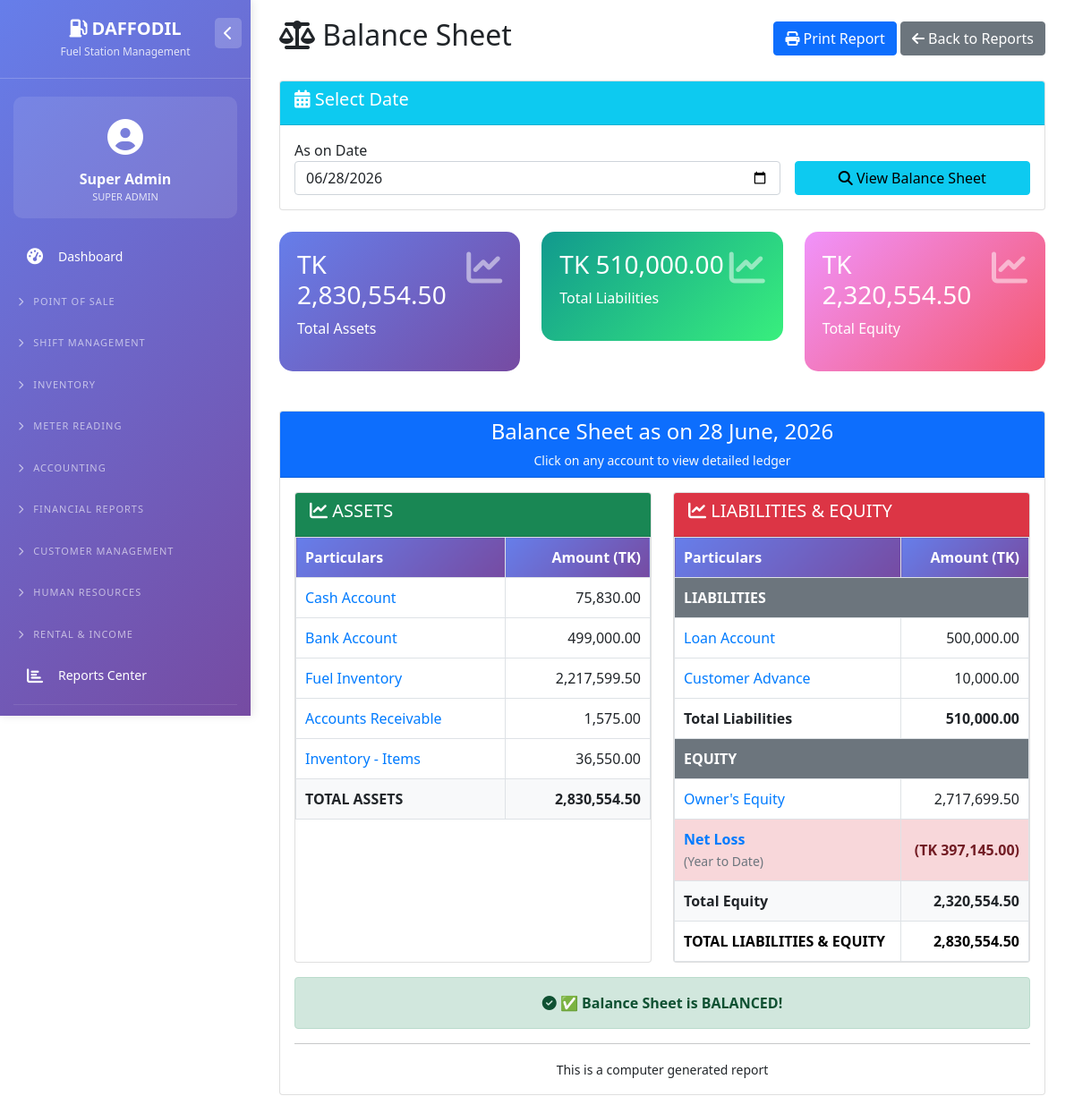
The page /balance_sheet.php (signed in) on the database its author committed.
### tables this page shows
CREATE TABLE `users` (
  `id` int(11) NOT NULL,
  `username` varchar(50) NOT NULL,
  `password` varchar(255) NOT NULL,
  `full_name` varchar(100) NOT NULL,
  `email` varchar(100) DEFAULT NULL,
  `phone` varchar(20) DEFAULT NULL,
  `role` enum('super_admin','owner','accountant','station_manager','cashier','nozzle_operator','hr_officer','store_keeper','auditor') NOT NULL DEFAULT 'cashier',
  `is_active` tinyint(1) DEFAULT 1,
  `created_at` timestamp NOT NULL DEFAULT current_timestamp()
);

CREATE TABLE `chart_of_accounts` (
  `id` int(11) NOT NULL,
  `account_code` varchar(20) NOT NULL,
  `account_name` varchar(100) NOT NULL,
  `account_type` enum('asset','liability','equity','income','expense') NOT NULL,
  `parent_id` int(11) DEFAULT NULL,
  `opening_balance` decimal(15,2) DEFAULT 0.00,
  `balance_type` enum('debit','credit') DEFAULT 'debit',
  `is_active` tinyint(1) DEFAULT 1
);

### balance_sheet.php (the view, shortened to what the rows shown need)
<?php
require_once 'config/database.php';
$as_on = $_GET['as_on'] ?? date('Y-m-d');
$incomes = $pdo->query("SELECT * FROM chart_of_accounts WHERE account_type = 'income' AND is_active = 1")->fetchAll();
$expenses = $pdo->query("SELECT * FROM chart_of_accounts WHERE account_type = 'expense' AND is_active = 1")->fetchAll();
$accounts = $pdo->query("SELECT * FROM chart_of_accounts WHERE is_active = 1 ORDER BY account_type, account_code")->fetchAll();
$balances = [];
foreach($accounts as $acc) {
    $stmt = $pdo->prepare("
        SELECT COALESCE(SUM(vi.debit_amount), 0) as total_debit,
               COALESCE(SUM(vi.credit_amount), 0) as total_credit
        FROM voucher_items vi
        JOIN vouchers v ON vi.voucher_id = v.id
        WHERE vi.account_id = ? AND v.date <= ? AND v.status = 'approved'
    ");
    $stmt->execute([$acc['id'], $as_on]);
    $row = $stmt->fetch();
    $total_debit = $row['total_debit'];
    $total_credit = $row['total_credit'];
    $opening = floatval($acc['opening_balance']);
    if($acc['balance_type'] == 'debit') {
        $balance = $opening + ($total_debit - $total_credit);
    } else {
        $balance = $opening + ($total_credit - $total_debit);
    }
    $balances[$acc['id']] = [
        'id' => $acc['id'],
        'name' => $acc['account_name'],
        'type' => $acc['account_type'],
        'code' => $acc['account_code'],
        'balance_type' => $acc['balance_type'],
        'balance' => $balance,
        'opening' => $opening
    ];
}
$assets = array_filter($balances, fn($b) => $b['type'] == 'asset' && abs($b['balance']) > 0.01);
$liabilities = array_filter($balances, fn($b) => $b['type'] == 'liability' && abs($b['balance']) > 0.01);
$equity = array_filter($balances, fn($b) => $b['type'] == 'equity' && abs($b['balance']) > 0.01);
$settings = $pdo->query("SELECT setting_key, setting_value FROM system_settings")->fetchAll(PDO::FETCH_KEY_PAIR);
$currency = $settings['currency_symbol'] ?? 'BDT';
?>
<!DOCTYPE html>
<html lang="en">
<head>
    <link href="https://cdn.jsdelivr.net/npm/bootstrap@5.1.3/dist/css/bootstrap.min.css" rel="stylesheet">
    <link rel="stylesheet" href="https://cdnjs.cloudflare.com/ajax/libs/font-awesome/6.4.0/css/all.min.css">
</head>
<body>
    <?php include 'left_menu.php'; ?>
    <div class="main-content">
        <div class="container-fluid">
            <div class="d-flex justify-content-between align-items-center mb-4 flex-wrap no-print">
                <h2><i class="fas fa-balance-scale"></i> Balance Sheet</h2>
            </div>
            <div class="card">
                <div class="card-body">
                    <div class="row">
                        <div class="col-md-6">
                            <div class="card h-100">
                                <div class="card-body p-0">
                                    <table class="balance-table">
                                        <thead>
                                            <tr><th>Particulars</th><th class="text-end">Amount (<?php echo $currency; ?>)</th></tr>
                                        </thead>
                                        <tbody>
                                            <?php if(empty($assets)): ?>
                                                <tr><td colspan="2" class="text-center text-muted">No asset accounts found</td></tr>
                                            <?php else: ?>
                                                <?php foreach($assets as $a): ?>
                                                <tr class="clickable-row"
                                                    onclick="window.open('general_ledger.php?account_id=<?php echo $a['id']; ?>&from_date=<?php echo date('Y-01-01'); ?>&to_date=<?php echo $as_on; ?>', '_blank')"
                                                    title="Click to view ledger for <?php echo $a['name']; ?>">
                                                    <td><?php echo htmlspecialchars($a['name']); ?></td>
                                                    <td class="text-end"><?php echo number_format($a['balance'], 2); ?></td>
                                                </tr>
                                                <?php endforeach; ?>
                                            <?php endif; ?>
                                        </tbody>
                                    </table>
                                </div>
                            </div>
                        </div>
                        <div class="col-md-6">
                            <div class="card h-100">
                                <div class="card-body p-0">
                                    <table class="balance-table">
                                        <thead>
                                            <tr><th>Particulars</th><th class="text-end">Amount (<?php echo $currency; ?>)</th></tr>
                                        </thead>
                                        <tbody>
                                            <?php if(empty($liabilities)): ?>
                                                <tr><td colspan="2" class="text-center text-muted">No liability accounts found</td></tr>
                                            <?php else: ?>
                                                <?php foreach($liabilities as $l): ?>
                                                <tr class="clickable-row"
                                                    onclick="window.open('general_ledger.php?account_id=<?php echo $l['id']; ?>&from_date=<?php echo date('Y-01-01'); ?>&to_date=<?php echo $as_on; ?>', '_blank')"
                                                    title="Click to view ledger for <?php echo $l['name']; ?>">
                                                    <td><?php echo htmlspecialchars($l['name']); ?></td>
                                                    <td class="text-end"><?php echo number_format($l['balance'], 2); ?></td>
                                                </tr>
                                                <?php endforeach; ?>
                                            <?php endif; ?>
                                            <?php foreach($equity as $e): ?>
                                            <tr class="clickable-row"
                                                onclick="window.open('general_ledger.php?account_id=<?php echo $e['id']; ?>&from_date=<?php echo date('Y-01-01'); ?>&to_date=<?php echo $as_on; ?>', '_blank')"
                                                title="Click to view ledger for <?php echo $e['name']; ?>">
                                                <td><?php echo htmlspecialchars($e['name']); ?></td>
                                                <td class="text-end"><?php echo number_format($e['balance'], 2); ?></td>
                                            </tr>
                                            <?php endforeach; ?>
                                        </tbody>
                                    </table>
                                </div>
                            </div>
                        </div>
                    </div>
                </div>
            </div>
        </div>
    </div>
</body>
</html>

### left_menu.php (shortened to what the rows shown need)
<?php
$user = getCurrentUser();
?>
<link rel="stylesheet" href="https://cdnjs.cloudflare.com/ajax/libs/font-awesome/6.4.0/css/all.min.css">
<div class="sidebar" id="sidebar">
    <div class="user-info">
        <div class="user-icon"><i class="fas fa-user-circle"></i></div>
        <div class="user-name"><?php echo $user['full_name'] ?? 'Admin'; ?></div>
        <div class="user-role"><?php echo ucfirst(str_replace('_', ' ', $user['role'] ?? 'super_admin')); ?></div>
    </div>
</div>

### rows shown on the page
users: full_name "Super Admin", role "SUPER ADMIN"
chart_of_accounts: account_name "Cash Account", balance "75,830.00"
chart_of_accounts: account_name "Bank Account", balance "499,000.00"
chart_of_accounts: account_name "Fuel Inventory", balance "2,217,599.50"
chart_of_accounts: account_name "Accounts Receivable", balance "1,575.00"
chart_of_accounts: account_name "Inventory - Items", balance "36,550.00"
chart_of_accounts: account_name "Loan Account", balance "500,000.00"
chart_of_accounts: account_name "Customer Advance", balance "10,000.00"
chart_of_accounts: account_name "Owner's Equity", balance "2,717,699.50"

### other values the page prints
$currency "TK"
$total_assets "2,830,554.50"
$total_liabilities "510,000.00"
$final_equity "2,320,554.50"
date('d F, Y', strtotime($as_on)) "28 June, 2026"
abs($net_profit_loss) "397,145.00"
$total_liabilities_equity "2,830,554.50"
